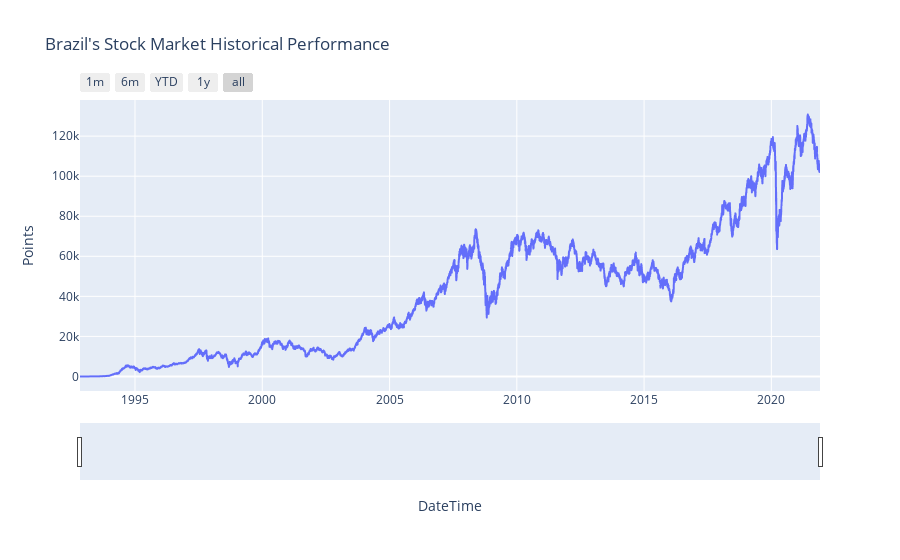
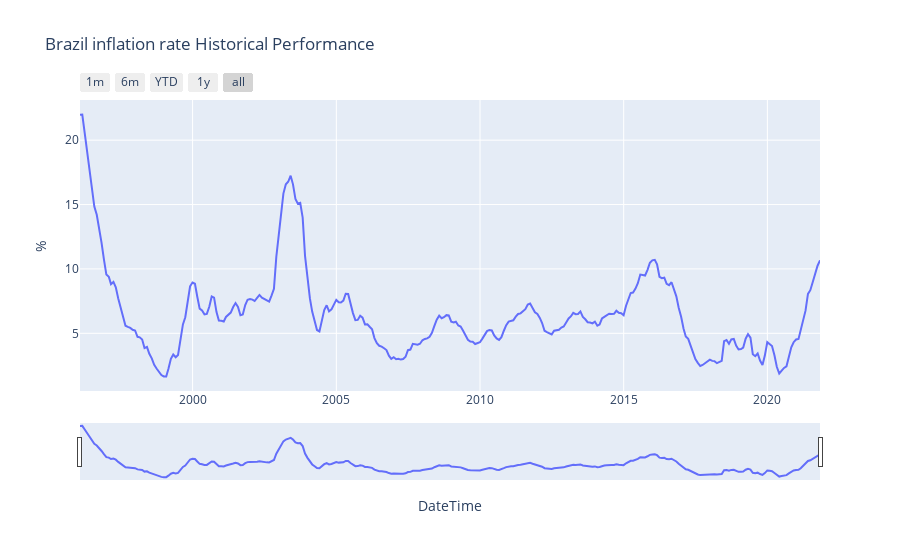
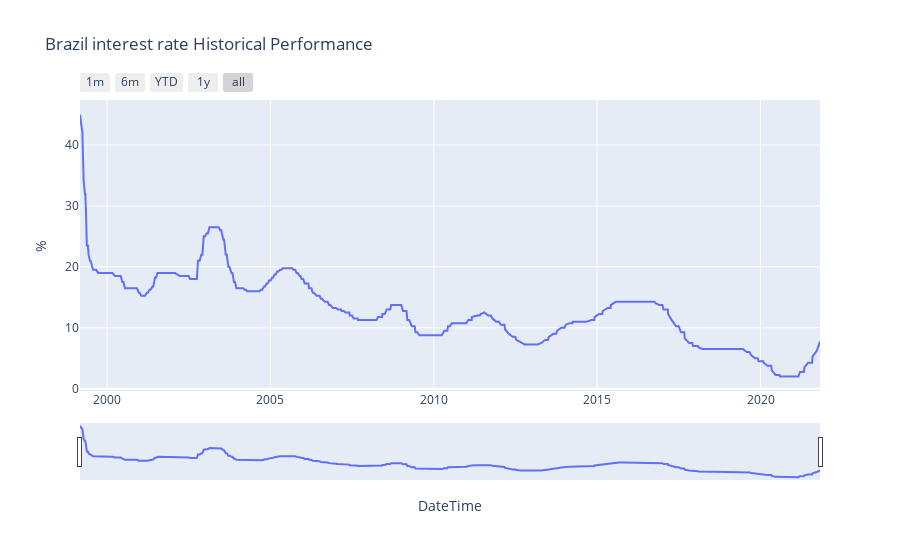
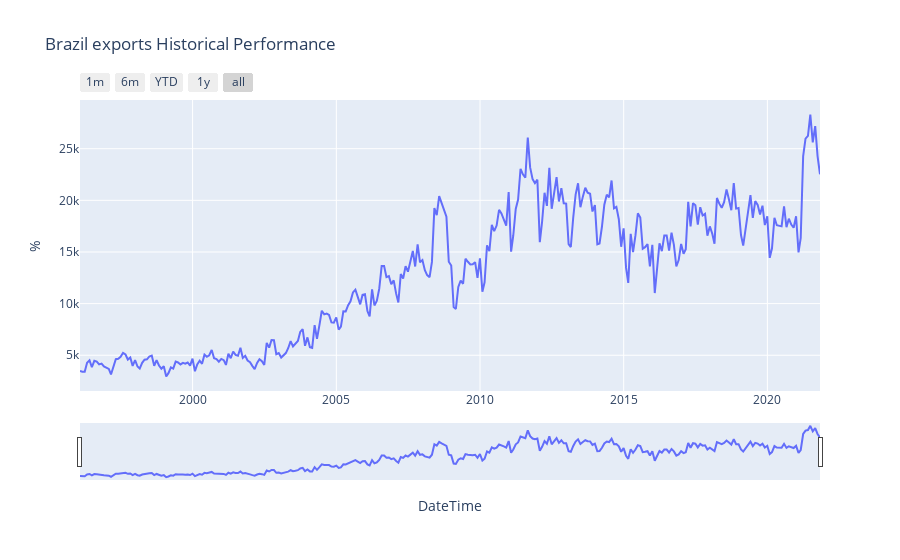

The code cell stored with these charts, in order, in its notebook:
### Markdown cell above
# Economic Indicators

### Code cell
df_brazil_gdp = te.getHistoricalData(country='brazil', indicator='stock market', initDate='1990-01-01', output_type='df')
df_brazil_gdp = df_brazil_gdp[['DateTime','Value']] 
df_brazil_gdp=df_brazil_gdp.rename(columns={'Value':'Points'})
fig = px.line(df_brazil_gdp, x='DateTime', y='Points', title="Brazil's Stock Market Historical Performance")

fig.update_xaxes(
    rangeslider_visible=True,
    rangeselector=dict(
        buttons=list([
            dict(count=1, label="1m", step="month", stepmode="backward"),
            dict(count=6, label="6m", step="month", stepmode="backward"),
            dict(count=1, label="YTD", step="year", stepmode="todate"),
            dict(count=1, label="1y", step="year", stepmode="backward"),
            dict(step="all")
        ])
    )
)
fig.show(renderer='plotly_mimetype')

df_brazil_gdp = te.getHistoricalData(country='brazil', indicator='inflation rate', initDate='1996-01-01', output_type='df')
df_brazil_gdp = df_brazil_gdp[['DateTime','Value']] 
df_brazil_gdp=df_brazil_gdp.rename(columns={'Value':'%'})
fig = px.line(df_brazil_gdp, x='DateTime', y='%', title='Brazil inflation rate Historical Performance')

fig.update_xaxes(
    rangeslider_visible=True,
    rangeselector=dict(
        buttons=list([
            dict(count=1, label="1m", step="month", stepmode="backward"),
            dict(count=6, label="6m", step="month", stepmode="backward"),
            dict(count=1, label="YTD", step="year", stepmode="todate"),
            dict(count=1, label="1y", step="year", stepmode="backward"),
            dict(step="all")
        ])
    )
)
fig.show(renderer='plotly_mimetype')

df_brazil_gdp = te.getHistoricalData(country='brazil', indicator='interest rate', initDate='1996-01-01', output_type='df')
df_brazil_gdp = df_brazil_gdp[['DateTime','Value']] 
df_brazil_gdp=df_brazil_gdp.rename(columns={'Value':'%'})
fig = px.line(df_brazil_gdp, x='DateTime', y='%', title='Brazil interest rate Historical Performance')

fig.update_xaxes(
    rangeslider_visible=True,
    rangeselector=dict(
        buttons=list([
            dict(count=1, label="1m", step="month", stepmode="backward"),
            dict(count=6, label="6m", step="month", stepmode="backward"),
            dict(count=1, label="YTD", step="year", stepmode="todate"),
            dict(count=1, label="1y", step="year", stepmode="backward"),
            dict(step="all")
        ])
    )
)
fig.show(renderer='plotly_mimetype')

df_brazil_gdp = te.getHistoricalData(country='brazil', indicator='exports', initDate='1996-01-01', output_type='df')
df_brazil_gdp = df_brazil_gdp[['DateTime','Value']] 
df_brazil_gdp=df_brazil_gdp.rename(columns={'Value':'%'})
fig = px.line(df_brazil_gdp, x='DateTime', y='%', title='Brazil exports Historical Performance')

fig.update_xaxes(
    rangeslider_visible=True,
    rangeselector=dict(
        buttons=list([
            dict(count=1, label="1m", step="month", stepmode="backward"),
            dict(count=6, label="6m", step="month", stepmode="backward"),
            dict(count=1, label="YTD", step="year", stepmode="todate"),
            dict(count=1, label="1y", step="year", stepmode="backward"),
            dict(step="all")
        ])
    )
)
fig.show(renderer='plotly_mimetype')

### Figure 1 — Plotly figure (JSON) as saved in the notebook; plotly's stock layout.template omitted (floating-point values rounded to 4 significant figures; data arrays with more than 128 entries replaced by an {"elided": "..."} marker saying what was removed)
{"data": [{"hovertemplate": "DateTime=%{x}<br>Points=%{y}<extra></extra>", "legendgroup": "", "line": {"color": "#636efa", "dash": "solid"}, "marker": {"symbol": "circle"}, "mode": "lines", "name": "", "showlegend": false, "type": "scattergl", "x": {"elided": "7192 str values"}, "xaxis": "x", "y": {"elided": "7192 float values"}, "yaxis": "y"}], "layout": {"autosize": true, "legend": {"tracegroupgap": 0}, "title": {"text": "Brazil's Stock Market Historical Performance"}, "xaxis": {"anchor": "y", "autorange": true, "domain": [0, 1], "range": ["1992-11-03", "2021-11-29"], "rangeselector": {"buttons": [{"count": 1, "label": "1m", "step": "month", "stepmode": "backward"}, {"count": 6, "label": "6m", "step": "month", "stepmode": "backward"}, {"count": 1, "label": "YTD", "step": "year", "stepmode": "todate"}, {"count": 1, "label": "1y", "step": "year", "stepmode": "backward"}, {"step": "all"}]}, "rangeslider": {"autorange": true, "range": ["1992-11-03", "2021-11-29"], "visible": true, "yaxis": {"_template": null, "rangemode": "match"}}, "title": {"text": "DateTime"}, "type": "date"}, "yaxis": {"anchor": "x", "autorange": true, "domain": [0, 1], "range": [-7261.0, 138000.0], "title": {"text": "Points"}, "type": "linear"}}}

### Figure 2 — Plotly figure (JSON) as saved in the notebook; plotly's stock layout.template omitted (floating-point values rounded to 4 significant figures; data arrays with more than 128 entries replaced by an {"elided": "..."} marker saying what was removed)
{"data": [{"hovertemplate": "DateTime=%{x}<br>%=%{y}<extra></extra>", "legendgroup": "", "line": {"color": "#636efa", "dash": "solid"}, "marker": {"symbol": "circle"}, "mode": "lines", "name": "", "orientation": "v", "showlegend": false, "type": "scatter", "x": {"elided": "310 str values"}, "xaxis": "x", "y": {"elided": "310 float values"}, "yaxis": "y"}], "layout": {"autosize": true, "legend": {"tracegroupgap": 0}, "title": {"text": "Brazil inflation rate Historical Performance"}, "xaxis": {"anchor": "y", "autorange": true, "domain": [0, 1], "range": ["1996-01-31", "2021-10-31"], "rangeselector": {"buttons": [{"count": 1, "label": "1m", "step": "month", "stepmode": "backward"}, {"count": 6, "label": "6m", "step": "month", "stepmode": "backward"}, {"count": 1, "label": "YTD", "step": "year", "stepmode": "todate"}, {"count": 1, "label": "1y", "step": "year", "stepmode": "backward"}, {"step": "all"}]}, "rangeslider": {"autorange": true, "range": ["1996-01-31", "2021-10-31"], "visible": true, "yaxis": {"_template": null, "rangemode": "match"}}, "title": {"text": "DateTime"}, "type": "date"}, "yaxis": {"anchor": "x", "autorange": true, "domain": [0, 1], "range": [0.52, 23.12], "title": {"text": "%"}, "type": "linear"}}}

### Figure 3 — Plotly figure (JSON) as saved in the notebook; plotly's stock layout.template omitted (floating-point values rounded to 4 significant figures; data arrays with more than 128 entries replaced by an {"elided": "..."} marker saying what was removed)
{"data": [{"hovertemplate": "DateTime=%{x}<br>%=%{y}<extra></extra>", "legendgroup": "", "line": {"color": "#636efa", "dash": "solid"}, "marker": {"symbol": "circle"}, "mode": "lines", "name": "", "orientation": "v", "showlegend": false, "type": "scatter", "x": {"elided": "349 str values"}, "xaxis": "x", "y": {"elided": "349 float values"}, "yaxis": "y"}], "layout": {"autosize": true, "legend": {"tracegroupgap": 0}, "title": {"text": "Brazil interest rate Historical Performance"}, "xaxis": {"anchor": "y", "autorange": true, "domain": [0, 1], "range": ["1999-03-05", "2021-10-27"], "rangeselector": {"buttons": [{"count": 1, "label": "1m", "step": "month", "stepmode": "backward"}, {"count": 6, "label": "6m", "step": "month", "stepmode": "backward"}, {"count": 1, "label": "YTD", "step": "year", "stepmode": "todate"}, {"count": 1, "label": "1y", "step": "year", "stepmode": "backward"}, {"step": "all"}]}, "rangeslider": {"autorange": true, "range": ["1999-03-05", "2021-10-27"], "visible": true, "yaxis": {"_template": null, "rangemode": "match"}}, "title": {"text": "DateTime"}, "type": "date"}, "yaxis": {"anchor": "x", "autorange": true, "domain": [0, 1], "range": [-0.3889, 47.39], "title": {"text": "%"}, "type": "linear"}}}

### Figure 4 — Plotly figure (JSON) as saved in the notebook; plotly's stock layout.template omitted (floating-point values rounded to 4 significant figures; data arrays with more than 128 entries replaced by an {"elided": "..."} marker saying what was removed)
{"data": [{"hovertemplate": "DateTime=%{x}<br>%=%{y}<extra></extra>", "legendgroup": "", "line": {"color": "#636efa", "dash": "solid"}, "marker": {"symbol": "circle"}, "mode": "lines", "name": "", "orientation": "v", "showlegend": false, "type": "scatter", "x": {"elided": "310 str values"}, "xaxis": "x", "y": {"elided": "310 float values"}, "yaxis": "y"}], "layout": {"autosize": true, "legend": {"tracegroupgap": 0}, "title": {"text": "Brazil exports Historical Performance"}, "xaxis": {"anchor": "y", "autorange": true, "domain": [0, 1], "range": ["1996-01-31", "2021-10-31"], "rangeselector": {"buttons": [{"count": 1, "label": "1m", "step": "month", "stepmode": "backward"}, {"count": 6, "label": "6m", "step": "month", "stepmode": "backward"}, {"count": 1, "label": "YTD", "step": "year", "stepmode": "todate"}, {"count": 1, "label": "1y", "step": "year", "stepmode": "backward"}, {"step": "all"}]}, "rangeslider": {"autorange": true, "range": ["1996-01-31", "2021-10-31"], "visible": true, "yaxis": {"_template": null, "rangemode": "match"}}, "title": {"text": "DateTime"}, "type": "date"}, "yaxis": {"anchor": "x", "autorange": true, "domain": [0, 1], "range": [1539.0, 29720.0], "title": {"text": "%"}, "type": "linear"}}}
